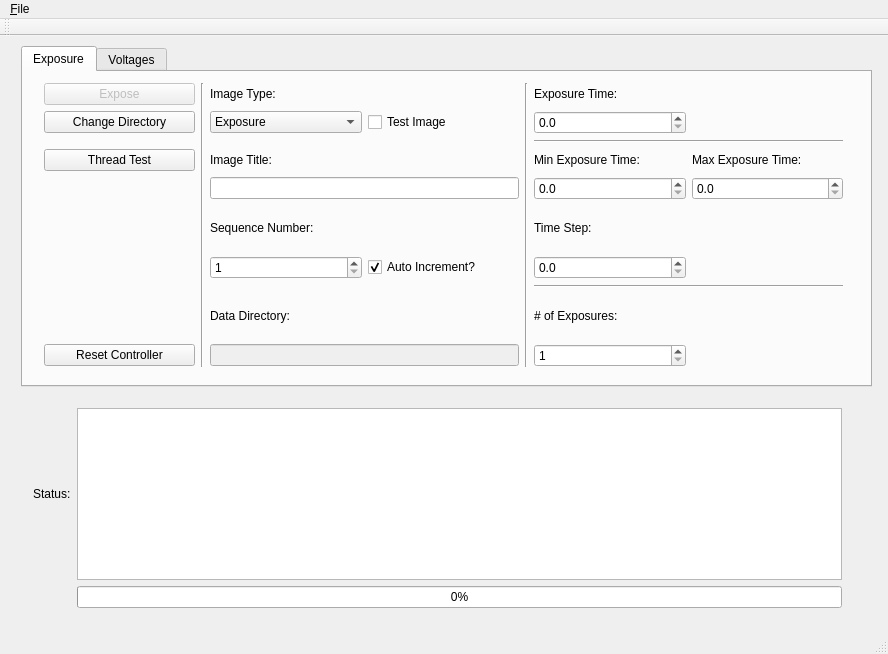
<?xml version="1.0" encoding="UTF-8"?>
<ui version="4.0">
 <class>ccdcontroller</class>
 <widget class="QMainWindow" name="ccdcontroller">
  <property name="geometry">
   <rect>
    <x>0</x>
    <y>0</y>
    <width>888</width>
    <height>654</height>
   </rect>
  </property>
  <property name="windowTitle">
   <string>ccdcontroller</string>
  </property>
  <widget class="QWidget" name="centralWidget">
   <widget class="QTabWidget" name="tabWidget">
    <property name="geometry">
     <rect>
      <x>21</x>
      <y>10</y>
      <width>851</width>
      <height>341</height>
     </rect>
    </property>
    <property name="currentIndex">
     <number>0</number>
    </property>
    <widget class="QWidget" name="exposurePage">
     <attribute name="title">
      <string>Exposure</string>
     </attribute>
     <widget class="QWidget" name="layoutWidget">
      <property name="geometry">
       <rect>
        <x>10</x>
        <y>0</y>
        <width>821</width>
        <height>306</height>
       </rect>
      </property>
      <layout class="QGridLayout" name="gridLayout">
       <item row="1" column="5">
        <widget class="QDoubleSpinBox" name="exptimeSpinBox">
         <property name="enabled">
          <bool>true</bool>
         </property>
         <property name="readOnly">
          <bool>false</bool>
         </property>
         <property name="decimals">
          <number>1</number>
         </property>
         <property name="maximum">
          <double>100000.000000000000000</double>
         </property>
         <property name="singleStep">
          <double>0.500000000000000</double>
         </property>
        </widget>
       </item>
       <item row="5" column="2">
        <widget class="QLabel" name="imnumLabel">
         <property name="text">
          <string>Sequence Number:</string>
         </property>
        </widget>
       </item>
       <item row="1" column="2">
        <widget class="QComboBox" name="exptypeComboBox">
         <item>
          <property name="text">
           <string>Exposure</string>
          </property>
         </item>
         <item>
          <property name="text">
           <string>Exposure Stack</string>
          </property>
         </item>
         <item>
          <property name="text">
           <string>Exposure Series</string>
          </property>
         </item>
         <item>
          <property name="text">
           <string>Dark</string>
          </property>
         </item>
         <item>
          <property name="text">
           <string>Dark Stack</string>
          </property>
         </item>
         <item>
          <property name="text">
           <string>Dark Series</string>
          </property>
         </item>
         <item>
          <property name="text">
           <string>Bias</string>
          </property>
         </item>
         <item>
          <property name="text">
           <string>Bias Stack</string>
          </property>
         </item>
        </widget>
       </item>
       <item row="3" column="5">
        <widget class="QLabel" name="minexpLabel">
         <property name="text">
          <string>Min Exposure Time:</string>
         </property>
        </widget>
       </item>
       <item row="3" column="6">
        <widget class="QLabel" name="maxexpLabel">
         <property name="text">
          <string>Max Exposure Time:</string>
         </property>
        </widget>
       </item>
       <item row="0" column="5">
        <widget class="QLabel" name="exptimeLabel">
         <property name="text">
          <string>Exposure Time:</string>
         </property>
        </widget>
       </item>
       <item row="4" column="5">
        <widget class="QDoubleSpinBox" name="minexpSpinBox">
         <property name="decimals">
          <number>1</number>
         </property>
        </widget>
       </item>
       <item row="5" column="5">
        <widget class="QLabel" name="tstepLabel">
         <property name="text">
          <string>Time Step:</string>
         </property>
        </widget>
       </item>
       <item row="1" column="3">
        <widget class="QCheckBox" name="testimCheckBox">
         <property name="text">
          <string>Test Image</string>
         </property>
        </widget>
       </item>
       <item row="9" column="0">
        <widget class="QPushButton" name="resetButton">
         <property name="text">
          <string>Reset Controller</string>
         </property>
        </widget>
       </item>
       <item row="8" column="2">
        <widget class="QLabel" name="imfilenameLabel">
         <property name="text">
          <string>Data Directory:</string>
         </property>
        </widget>
       </item>
       <item row="8" column="5">
        <widget class="QLabel" name="imstackLabel">
         <property name="text">
          <string># of Exposures:</string>
         </property>
        </widget>
       </item>
       <item row="0" column="1" rowspan="10">
        <widget class="Line" name="vline_1">
         <property name="orientation">
          <enum>Qt::Vertical</enum>
         </property>
        </widget>
       </item>
       <item row="6" column="3">
        <widget class="QCheckBox" name="autoincCheckBox">
         <property name="text">
          <string>Auto Increment?</string>
         </property>
         <property name="checked">
          <bool>true</bool>
         </property>
        </widget>
       </item>
       <item row="6" column="5">
        <widget class="QDoubleSpinBox" name="tstepSpinBox">
         <property name="decimals">
          <number>1</number>
         </property>
        </widget>
       </item>
       <item row="0" column="0">
        <widget class="QPushButton" name="exposeButton">
         <property name="enabled">
          <bool>false</bool>
         </property>
         <property name="text">
          <string>Expose</string>
         </property>
        </widget>
       </item>
       <item row="2" column="5" colspan="2">
        <widget class="Line" name="hline_1">
         <property name="orientation">
          <enum>Qt::Horizontal</enum>
         </property>
        </widget>
       </item>
       <item row="4" column="6">
        <widget class="QDoubleSpinBox" name="maxexpSpinBox">
         <property name="decimals">
          <number>1</number>
         </property>
        </widget>
       </item>
       <item row="6" column="2">
        <widget class="QSpinBox" name="imnumSpinBox">
         <property name="minimum">
          <number>1</number>
         </property>
         <property name="maximum">
          <number>999</number>
         </property>
        </widget>
       </item>
       <item row="9" column="5">
        <widget class="QSpinBox" name="imstackSpinBox">
         <property name="minimum">
          <number>1</number>
         </property>
         <property name="maximum">
          <number>999</number>
         </property>
        </widget>
       </item>
       <item row="0" column="2">
        <widget class="QLabel" name="imtypeLabel">
         <property name="text">
          <string>Image Type:</string>
         </property>
        </widget>
       </item>
       <item row="3" column="2">
        <widget class="QLabel" name="imtitleLabel">
         <property name="text">
          <string>Image Title:</string>
         </property>
        </widget>
       </item>
       <item row="7" column="5" colspan="2">
        <widget class="Line" name="hline_2">
         <property name="orientation">
          <enum>Qt::Horizontal</enum>
         </property>
        </widget>
       </item>
       <item row="0" column="4" rowspan="10">
        <widget class="Line" name="vline_2">
         <property name="orientation">
          <enum>Qt::Vertical</enum>
         </property>
        </widget>
       </item>
       <item row="4" column="2" colspan="2">
        <widget class="QLineEdit" name="imtitleLineEdit"/>
       </item>
       <item row="9" column="2" colspan="2">
        <widget class="QLineEdit" name="imfilenameLineEdit">
         <property name="enabled">
          <bool>false</bool>
         </property>
         <property name="readOnly">
          <bool>true</bool>
         </property>
        </widget>
       </item>
       <item row="3" column="0">
        <widget class="QPushButton" name="pushButton">
         <property name="text">
          <string>Thread Test</string>
         </property>
        </widget>
       </item>
       <item row="1" column="0">
        <widget class="QPushButton" name="directoryPushButton">
         <property name="text">
          <string>Change Directory</string>
         </property>
        </widget>
       </item>
      </layout>
     </widget>
    </widget>
    <widget class="QWidget" name="voltagePage">
     <attribute name="title">
      <string>Voltages</string>
     </attribute>
     <widget class="QWidget" name="layoutWidget">
      <property name="geometry">
       <rect>
        <x>10</x>
        <y>10</y>
        <width>821</width>
        <height>281</height>
       </rect>
      </property>
      <layout class="QGridLayout" name="gridLayout_2">
       <item row="0" column="0">
        <widget class="QLabel" name="vddLabel">
         <property name="text">
          <string>VDD</string>
         </property>
        </widget>
       </item>
       <item row="0" column="1">
        <widget class="QLabel" name="vodLabel">
         <property name="text">
          <string>VOD</string>
         </property>
        </widget>
       </item>
       <item row="0" column="2">
        <widget class="QLabel" name="vogLabel">
         <property name="text">
          <string>VOG</string>
         </property>
        </widget>
       </item>
       <item row="0" column="3">
        <widget class="QLabel" name="vrdLabel">
         <property name="text">
          <string>VRD</string>
         </property>
        </widget>
       </item>
       <item row="0" column="4">
        <widget class="QLabel" name="rghiLabel">
         <property name="text">
          <string>RG HI</string>
         </property>
        </widget>
       </item>
       <item row="0" column="5">
        <widget class="QLabel" name="rgloLabel">
         <property name="text">
          <string>RG LO</string>
         </property>
        </widget>
       </item>
       <item row="1" column="0">
        <widget class="QLineEdit" name="vddLineEdit">
         <property name="readOnly">
          <bool>true</bool>
         </property>
        </widget>
       </item>
       <item row="1" column="1">
        <widget class="QLineEdit" name="vodLineEdit">
         <property name="readOnly">
          <bool>true</bool>
         </property>
        </widget>
       </item>
       <item row="1" column="2">
        <widget class="QLineEdit" name="vogLineEdit">
         <property name="readOnly">
          <bool>true</bool>
         </property>
        </widget>
       </item>
       <item row="1" column="3">
        <widget class="QLineEdit" name="vrdLineEdit">
         <property name="readOnly">
          <bool>true</bool>
         </property>
        </widget>
       </item>
       <item row="1" column="4">
        <widget class="QLineEdit" name="rghiLineEdit">
         <property name="readOnly">
          <bool>true</bool>
         </property>
        </widget>
       </item>
       <item row="1" column="5">
        <widget class="QLineEdit" name="rgloLineEdit">
         <property name="readOnly">
          <bool>true</bool>
         </property>
        </widget>
       </item>
       <item row="2" column="0">
        <widget class="QLabel" name="setvddLabel">
         <property name="text">
          <string>Set VDD</string>
         </property>
        </widget>
       </item>
       <item row="2" column="1">
        <widget class="QLabel" name="setvodLabel">
         <property name="text">
          <string>Set VOD</string>
         </property>
        </widget>
       </item>
       <item row="2" column="2">
        <widget class="QLabel" name="setvogLabel">
         <property name="text">
          <string>Set VOG</string>
         </property>
        </widget>
       </item>
       <item row="2" column="3">
        <widget class="QLabel" name="setvrdLabel">
         <property name="text">
          <string>Set VRD</string>
         </property>
        </widget>
       </item>
       <item row="2" column="4">
        <widget class="QLabel" name="setrghiLabel">
         <property name="text">
          <string>Set RG HI</string>
         </property>
        </widget>
       </item>
       <item row="2" column="5">
        <widget class="QLabel" name="setrgloLabel">
         <property name="text">
          <string>Set RG LO</string>
         </property>
        </widget>
       </item>
       <item row="3" column="0">
        <widget class="QDoubleSpinBox" name="vddSpinBox">
         <property name="decimals">
          <number>1</number>
         </property>
         <property name="singleStep">
          <double>0.500000000000000</double>
         </property>
        </widget>
       </item>
       <item row="3" column="1">
        <widget class="QDoubleSpinBox" name="vodSpinBox">
         <property name="decimals">
          <number>1</number>
         </property>
         <property name="singleStep">
          <double>0.500000000000000</double>
         </property>
        </widget>
       </item>
       <item row="3" column="2">
        <widget class="QDoubleSpinBox" name="vogSpinBox">
         <property name="decimals">
          <number>1</number>
         </property>
         <property name="singleStep">
          <double>0.500000000000000</double>
         </property>
        </widget>
       </item>
       <item row="3" column="3">
        <widget class="QDoubleSpinBox" name="vrdSpinBox">
         <property name="decimals">
          <number>1</number>
         </property>
         <property name="singleStep">
          <double>0.500000000000000</double>
         </property>
         <property name="value">
          <double>0.000000000000000</double>
         </property>
        </widget>
       </item>
       <item row="3" column="4">
        <widget class="QDoubleSpinBox" name="rghiSpinBox">
         <property name="decimals">
          <number>1</number>
         </property>
        </widget>
       </item>
       <item row="3" column="5">
        <widget class="QDoubleSpinBox" name="rgloSpinBox">
         <property name="decimals">
          <number>1</number>
         </property>
        </widget>
       </item>
       <item row="4" column="0">
        <widget class="QLabel" name="parhiLabel">
         <property name="text">
          <string>PAR HI</string>
         </property>
        </widget>
       </item>
       <item row="4" column="1">
        <widget class="QLabel" name="parloLabel">
         <property name="text">
          <string>PAR LO</string>
         </property>
        </widget>
       </item>
       <item row="4" column="2">
        <widget class="QLabel" name="serhiLabel">
         <property name="text">
          <string>SER HI</string>
         </property>
        </widget>
       </item>
       <item row="4" column="3">
        <widget class="QLabel" name="serloLabel">
         <property name="text">
          <string>SER LO</string>
         </property>
        </widget>
       </item>
       <item row="5" column="0">
        <widget class="QLineEdit" name="parhiLineEdit">
         <property name="readOnly">
          <bool>true</bool>
         </property>
        </widget>
       </item>
       <item row="5" column="1">
        <widget class="QLineEdit" name="parloLineEdit">
         <property name="readOnly">
          <bool>true</bool>
         </property>
        </widget>
       </item>
       <item row="5" column="2">
        <widget class="QLineEdit" name="serhiLineEdit">
         <property name="readOnly">
          <bool>true</bool>
         </property>
        </widget>
       </item>
       <item row="5" column="3">
        <widget class="QLineEdit" name="serloLineEdit">
         <property name="readOnly">
          <bool>true</bool>
         </property>
        </widget>
       </item>
       <item row="6" column="0">
        <widget class="QDoubleSpinBox" name="parhiSpinBox">
         <property name="decimals">
          <number>1</number>
         </property>
        </widget>
       </item>
       <item row="6" column="1">
        <widget class="QDoubleSpinBox" name="parloSpinBox">
         <property name="decimals">
          <number>1</number>
         </property>
        </widget>
       </item>
       <item row="6" column="2">
        <widget class="QDoubleSpinBox" name="serhiSpinBox">
         <property name="decimals">
          <number>1</number>
         </property>
        </widget>
       </item>
       <item row="6" column="3">
        <widget class="QDoubleSpinBox" name="serloSpinBox">
         <property name="decimals">
          <number>1</number>
         </property>
        </widget>
       </item>
       <item row="7" column="2" colspan="2">
        <widget class="QPushButton" name="resetvoltageButton">
         <property name="text">
          <string>Reset To Defaults</string>
         </property>
        </widget>
       </item>
       <item row="7" column="4" colspan="2">
        <widget class="QPushButton" name="setvoltageButton">
         <property name="text">
          <string>Set Voltages</string>
         </property>
        </widget>
       </item>
      </layout>
     </widget>
    </widget>
   </widget>
   <widget class="QWidget" name="layoutWidget">
    <property name="geometry">
     <rect>
      <x>22</x>
      <y>361</y>
      <width>831</width>
      <height>222</height>
     </rect>
    </property>
    <layout class="QGridLayout" name="gridLayout_3">
     <item row="0" column="0">
      <widget class="QLabel" name="statusLabel">
       <property name="text">
        <string>Status:</string>
       </property>
      </widget>
     </item>
     <item row="0" column="1">
      <widget class="QTextEdit" name="statusEdit">
       <property name="readOnly">
        <bool>true</bool>
       </property>
      </widget>
     </item>
     <item row="1" column="1">
      <widget class="QProgressBar" name="progressBar">
       <property name="value">
        <number>0</number>
       </property>
      </widget>
     </item>
    </layout>
   </widget>
  </widget>
  <widget class="QMenuBar" name="menuBar">
   <property name="geometry">
    <rect>
     <x>0</x>
     <y>0</y>
     <width>888</width>
     <height>22</height>
    </rect>
   </property>
   <property name="nativeMenuBar">
    <bool>true</bool>
   </property>
   <widget class="QMenu" name="menu_File">
    <property name="title">
     <string>&amp;File</string>
    </property>
    <addaction name="actionExit"/>
   </widget>
   <addaction name="menu_File"/>
  </widget>
  <widget class="QToolBar" name="mainToolBar">
   <attribute name="toolBarArea">
    <enum>TopToolBarArea</enum>
   </attribute>
   <attribute name="toolBarBreak">
    <bool>false</bool>
   </attribute>
  </widget>
  <widget class="QStatusBar" name="statusBar"/>
  <action name="actionExit">
   <property name="text">
    <string>Exit</string>
   </property>
  </action>
 </widget>
 <layoutdefault spacing="6" margin="11"/>
 <resources/>
 <connections/>
</ui>
